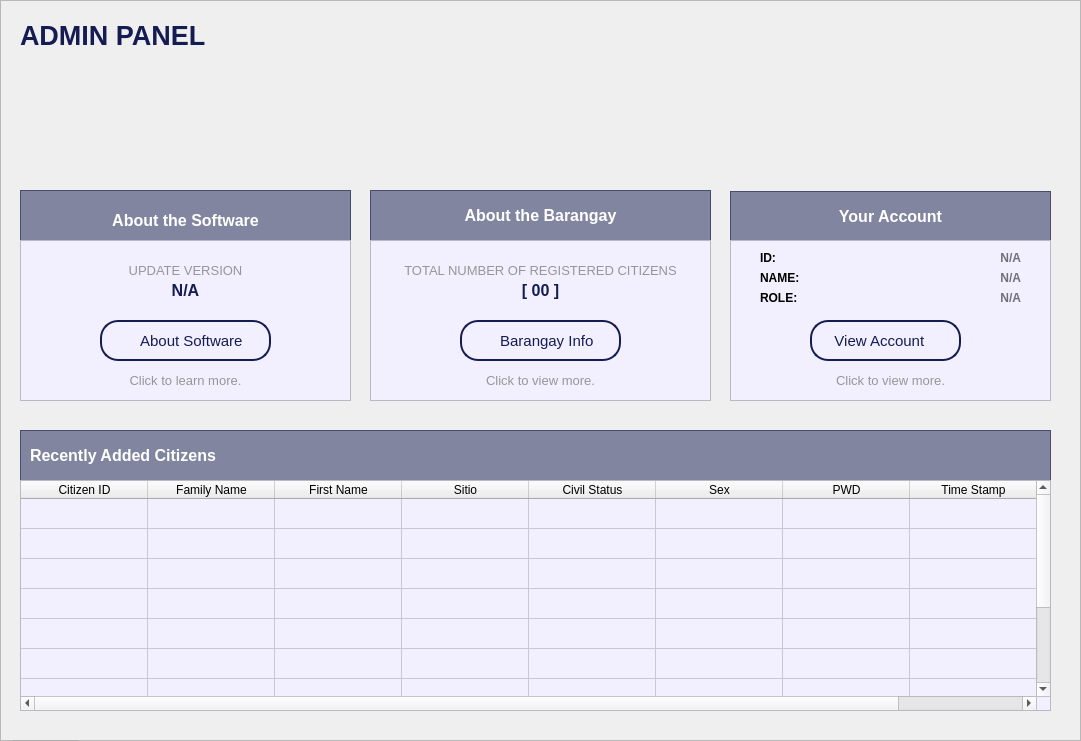
  <widget class="QFrame" name="baseBodyFrame">
   <property name="geometry">
    <rect>
     <x>250</x>
     <y>60</y>
     <width>1081</width>
     <height>741</height>
    </rect>
   </property>
   <property name="styleSheet">
    <string notr="true">#baseBodyFrame {
	background-color: #e7e2ff;
	border: none;
	border-radius: 10px;
}</string>
   </property>
   <property name="frameShape">
    <enum>QFrame::Shape::StyledPanel</enum>
   </property>
   <property name="frameShadow">
    <enum>QFrame::Shadow::Raised</enum>
   </property>
   <widget class="QPushButton" name="logout_buttonLogout_3">
    <property name="geometry">
     <rect>
      <x>10</x>
      <y>740</y>
      <width>71</width>
      <height>31</height>
     </rect>
    </property>
    <property name="font">
     <font>
      <family>Arial</family>
      <pointsize>8</pointsize>
      <bold>true</bold>
     </font>
    </property>
    <property name="cursor">
     <cursorShape>PointingHandCursor</cursorShape>
    </property>
    <property name="styleSheet">
     <string notr="true">#logout_buttonLogout {
    background-color: #bc1c1c;
    color: white;
    border-radius: 5px;
    padding: 10px; /* Optional: Adjusts spacing inside the button */
}
#logout_buttonLogout:hover {
    background-color: #d82020; /* Slightly lighter blue when hovered */
}
#logout_buttonLogout:pressed {
    background-color: #8c1515; /* Darker blue when clicked */
}</string>
    </property>
    <property name="text">
     <string>LOGOUT</string>
    </property>
   </widget>
   <widget class="QLabel" name="title_bodyDashboard">
    <property name="geometry">
     <rect>
      <x>20</x>
      <y>20</y>
      <width>381</width>
      <height>31</height>
     </rect>
    </property>
    <property name="font">
     <font>
      <family>Arial</family>
      <pointsize>20</pointsize>
      <bold>true</bold>
     </font>
    </property>
    <property name="styleSheet">
     <string notr="true">#title_bodyDashboard {
	background-color: transparent;
	color: #141c52;
}
</string>
    </property>
    <property name="text">
     <string>ADMIN PANEL</string>
    </property>
   </widget>
   <widget class="QTableWidget" name="table_recentlyAddedCitizensDashboard">
    <property name="geometry">
     <rect>
      <x>20</x>
      <y>480</y>
      <width>1031</width>
      <height>231</height>
     </rect>
    </property>
    <property name="styleSheet">
     <string notr="true">#table_recentlyAddedCitizensDashboard{
	background-color: #f2efff;
}</string>
    </property>
    <property name="showGrid">
     <bool>true</bool>
    </property>
    <property name="gridStyle">
     <enum>Qt::PenStyle::SolidLine</enum>
    </property>
    <property name="sortingEnabled">
     <bool>true</bool>
    </property>
    <property name="rowCount">
     <number>10</number>
    </property>
    <property name="columnCount">
     <number>8</number>
    </property>
    <attribute name="horizontalHeaderVisible">
     <bool>true</bool>
    </attribute>
    <attribute name="horizontalHeaderCascadingSectionResizes">
     <bool>false</bool>
    </attribute>
    <attribute name="horizontalHeaderMinimumSectionSize">
     <number>45</number>
    </attribute>
    <attribute name="horizontalHeaderDefaultSectionSize">
     <number>127</number>
    </attribute>
    <attribute name="verticalHeaderVisible">
     <bool>false</bool>
    </attribute>
    <attribute name="verticalHeaderHighlightSections">
     <bool>false</bool>
    </attribute>
    <attribute name="verticalHeaderStretchLastSection">
     <bool>true</bool>
    </attribute>
    <row/>
    <row/>
    <row/>
    <row/>
    <row/>
    <row/>
    <row/>
    <row/>
    <row/>
    <row/>
    <column>
     <property name="text">
      <string>Citizen ID</string>
     </property>
     <property name="font">
      <font>
       <family>Arial</family>
      </font>
     </property>
     <property name="background">
      <color>
       <red>59</red>
       <green>57</green>
       <blue>100</blue>
      </color>
     </property>
    </column>
    <column>
     <property name="text">
      <string>Family Name</string>
     </property>
     <property name="font">
      <font>
       <family>Arial</family>
      </font>
     </property>
     <property name="background">
      <color>
       <red>59</red>
       <green>57</green>
       <blue>100</blue>
      </color>
     </property>
    </column>
    <column>
     <property name="text">
      <string>First Name</string>
     </property>
     <property name="font">
      <font>
       <family>Arial</family>
      </font>
     </property>
     <property name="background">
      <color>
       <red>59</red>
       <green>57</green>
       <blue>100</blue>
      </color>
     </property>
    </column>
    <column>
     <property name="text">
      <string>Sitio</string>
     </property>
     <property name="font">
      <font>
       <family>Arial</family>
      </font>
     </property>
     <property name="background">
      <color>
       <red>59</red>
       <green>57</green>
       <blue>100</blue>
      </color>
     </property>
    </column>
    <column>
     <property name="text">
      <string>Civil Status</string>
     </property>
     <property name="font">
      <font>
       <family>Arial</family>
      </font>
     </property>
     <property name="background">
      <color>
       <red>59</red>
       <green>57</green>
       <blue>100</blue>
      </color>
     </property>
    </column>
    <column>
     <property name="text">
      <string>Sex</string>
     </property>
     <property name="font">
      <font>
       <family>Arial</family>
      </font>
     </property>
     <property name="background">
      <color>
       <red>59</red>
       <green>57</green>
       <blue>100</blue>
      </color>
     </property>
    </column>
    <column>
     <property name="text">
      <string>PWD</string>
     </property>
     <property name="font">
      <font>
       <family>Arial</family>
      </font>
     </property>
     <property name="background">
      <color>
       <red>59</red>
       <green>57</green>
       <blue>100</blue>
      </color>
     </property>
    </column>
    <column>
     <property name="text">
      <string>Time Stamp</string>
     </property>
     <property name="font">
      <font>
       <family>Arial</family>
      </font>
     </property>
     <property name="background">
      <color>
       <red>59</red>
       <green>57</green>
       <blue>100</blue>
      </color>
     </property>
    </column>
   </widget>
   <widget class="QFrame" name="table_titleFrameDashboard">
    <property name="geometry">
     <rect>
      <x>20</x>
      <y>430</y>
      <width>1031</width>
      <height>51</height>
     </rect>
    </property>
    <property name="styleSheet">
     <string notr="true">#table_titleFrameDashboard{
	background-color: rgba(20, 28, 82, 128)
}
</string>
    </property>
    <property name="frameShape">
     <enum>QFrame::Shape::StyledPanel</enum>
    </property>
    <property name="frameShadow">
     <enum>QFrame::Shadow::Raised</enum>
    </property>
    <widget class="QLabel" name="label_tableTitleDashboard">
     <property name="geometry">
      <rect>
       <x>10</x>
       <y>0</y>
       <width>191</width>
       <height>51</height>
      </rect>
     </property>
     <property name="font">
      <font>
       <family>Arial</family>
       <pointsize>12</pointsize>
       <bold>true</bold>
      </font>
     </property>
     <property name="styleSheet">
      <string notr="true">#label_tableTitleDashboard {
	background-color: transparent;
	color: #FFFFFF;
}
</string>
     </property>
     <property name="text">
      <string>Recently Added Citizens</string>
     </property>
    </widget>
   </widget>
   <widget class="QFrame" name="frame_staffAccountInformationDashboard">
    <property name="geometry">
     <rect>
      <x>730</x>
      <y>240</y>
      <width>321</width>
      <height>161</height>
     </rect>
    </property>
    <property name="styleSheet">
     <string notr="true">#frame_staffAccountInformationDashboard{
	background-color: #f2efff;
}</string>
    </property>
    <property name="frameShape">
     <enum>QFrame::Shape::StyledPanel</enum>
    </property>
    <property name="frameShadow">
     <enum>QFrame::Shadow::Raised</enum>
    </property>
    <widget class="QLabel" name="label_empIDAccInfo">
     <property name="geometry">
      <rect>
       <x>30</x>
       <y>10</y>
       <width>131</width>
       <height>16</height>
      </rect>
     </property>
     <property name="font">
      <font>
       <family>Arial</family>
       <pointsize>9</pointsize>
       <bold>true</bold>
      </font>
     </property>
     <property name="styleSheet">
      <string notr="true">#label_empIDAccInfo{
	color: #000000;
}</string>
     </property>
     <property name="text">
      <string>ID:</string>
     </property>
    </widget>
    <widget class="QLabel" name="label_empNameAccInfo">
     <property name="geometry">
      <rect>
       <x>30</x>
       <y>30</y>
       <width>131</width>
       <height>16</height>
      </rect>
     </property>
     <property name="font">
      <font>
       <family>Arial</family>
       <pointsize>9</pointsize>
       <bold>true</bold>
      </font>
     </property>
     <property name="styleSheet">
      <string notr="true">#label_empNameAccInfo{
	color: #000000;
}</string>
     </property>
     <property name="text">
      <string>NAME:</string>
     </property>
    </widget>
    <widget class="QLabel" name="label_empAccessAccInfo">
     <property name="geometry">
      <rect>
       <x>30</x>
       <y>50</y>
       <width>131</width>
       <height>16</height>
      </rect>
     </property>
     <property name="font">
      <font>
       <family>Arial</family>
       <pointsize>9</pointsize>
       <bold>true</bold>
      </font>
     </property>
     <property name="styleSheet">
      <string notr="true">#label_empAccessAccInfo{
	color: #000000;
}</string>
     </property>
     <property name="text">
      <string>ROLE:</string>
     </property>
    </widget>
    <widget class="QLabel" name="data_empAccessAccInfo">
     <property name="geometry">
      <rect>
       <x>160</x>
       <y>50</y>
       <width>131</width>
       <height>16</height>
      </rect>
     </property>
     <property name="font">
      <font>
       <family>Arial</family>
       <pointsize>9</pointsize>
       <bold>true</bold>
      </font>
     </property>
     <property name="styleSheet">
      <string notr="true">#data_empAccessAccInfo{
	color: #707078;
}</string>
     </property>
     <property name="text">
      <string>N/A</string>
     </property>
     <property name="alignment">
      <set>Qt::AlignmentFlag::AlignRight|Qt::AlignmentFlag::AlignTrailing|Qt::AlignmentFlag::AlignVCenter</set>
     </property>
    </widget>
    <widget class="QLabel" name="data_empNameAccInfo">
     <property name="geometry">
      <rect>
       <x>160</x>
       <y>30</y>
       <width>131</width>
       <height>16</height>
      </rect>
     </property>
     <property name="font">
      <font>
       <family>Arial</family>
       <pointsize>9</pointsize>
       <bold>true</bold>
      </font>
     </property>
     <property name="styleSheet">
      <string notr="true">#data_empNameAccInfo{
	color: #707078;
}</string>
     </property>
     <property name="text">
      <string>N/A</string>
     </property>
     <property name="alignment">
      <set>Qt::AlignmentFlag::AlignRight|Qt::AlignmentFlag::AlignTrailing|Qt::AlignmentFlag::AlignVCenter</set>
     </property>
    </widget>
    <widget class="QLabel" name="data_empIDAccInfo">
     <property name="geometry">
      <rect>
       <x>160</x>
       <y>10</y>
       <width>131</width>
       <height>16</height>
      </rect>
     </property>
     <property name="font">
      <font>
       <family>Arial</family>
       <pointsize>9</pointsize>
       <bold>true</bold>
      </font>
     </property>
     <property name="styleSheet">
      <string notr="true">#data_empIDAccInfo{
	color: #707078;
}</string>
     </property>
     <property name="text">
      <string>N/A</string>
     </property>
     <property name="alignment">
      <set>Qt::AlignmentFlag::AlignRight|Qt::AlignmentFlag::AlignTrailing|Qt::AlignmentFlag::AlignVCenter</set>
     </property>
    </widget>
    <widget class="QLabel" name="label_info">
     <property name="geometry">
      <rect>
       <x>0</x>
       <y>130</y>
       <width>321</width>
       <height>21</height>
      </rect>
     </property>
     <property name="font">
      <font>
       <family>Arial</family>
       <pointsize>10</pointsize>
      </font>
     </property>
     <property name="styleSheet">
      <string notr="true">#label_info{
	color: #969696;
}</string>
     </property>
     <property name="text">
      <string>Click to view more.</string>
     </property>
     <property name="alignment">
      <set>Qt::AlignmentFlag::AlignCenter</set>
     </property>
    </widget>
    <widget class="QPushButton" name="acc_buttonYourAccount">
     <property name="geometry">
      <rect>
       <x>80</x>
       <y>80</y>
       <width>151</width>
       <height>41</height>
      </rect>
     </property>
     <property name="font">
      <font>
       <family>Arial</family>
       <pointsize>11</pointsize>
      </font>
     </property>
     <property name="cursor">
      <cursorShape>PointingHandCursor</cursorShape>
     </property>
     <property name="styleSheet">
      <string notr="true">#acc_buttonYourAccount {
    background-color: #f2efff;
    color: #141c52;
	border: 2px solid #141c52; 
	border-radius: 18px;
	text-align: left;
    padding: 10px; /* Optional: Adjusts spacing inside the button */
}
#acc_buttonYourAccount:hover {
    background-color: #fdfdff; /* Slightly lighter blue when hovered */
}
#acc_buttonYourAccount:pressed {
    background-color: #e7e5f4; /* Darker blue when clicked */
}

</string>
     </property>
     <property name="text">
      <string>   View Account</string>
     </property>
     <property name="icon">
      <iconset>
       <normaloff>../../Assets/Icons/icon_myprofile.svg</normaloff>../../Assets/Icons/icon_myprofile.svg</iconset>
     </property>
     <property name="iconSize">
      <size>
       <width>20</width>
       <height>20</height>
      </size>
     </property>
     <property name="shortcut">
      <string/>
     </property>
    </widget>
   </widget>
   <widget class="QFrame" name="frame_titleStaffAccountInfoDashboard">
    <property name="geometry">
     <rect>
      <x>730</x>
      <y>191</y>
      <width>321</width>
      <height>51</height>
     </rect>
    </property>
    <property name="styleSheet">
     <string notr="true">#frame_titleStaffAccountInfoDashboard{
	background-color: rgba(20, 28, 82, 128)
}
</string>
    </property>
    <property name="frameShape">
     <enum>QFrame::Shape::StyledPanel</enum>
    </property>
    <property name="frameShadow">
     <enum>QFrame::Shadow::Raised</enum>
    </property>
    <widget class="QLabel" name="label_frameTitleDashboard">
     <property name="geometry">
      <rect>
       <x>0</x>
       <y>0</y>
       <width>321</width>
       <height>51</height>
      </rect>
     </property>
     <property name="font">
      <font>
       <family>Arial</family>
       <pointsize>12</pointsize>
       <bold>true</bold>
      </font>
     </property>
     <property name="styleSheet">
      <string notr="true">#label_frameTitleDashboard {
	background-color: transparent;
	color: #FFFFFF;
}
</string>
     </property>
     <property name="text">
      <string>Your Account</string>
     </property>
     <property name="alignment">
      <set>Qt::AlignmentFlag::AlignCenter</set>
     </property>
    </widget>
   </widget>
   <widget class="QFrame" name="dashboard_frameAboutSoftware">
    <property name="geometry">
     <rect>
      <x>20</x>
      <y>240</y>
      <width>331</width>
      <height>161</height>
     </rect>
    </property>
    <property name="styleSheet">
     <string notr="true">#dashboard_frameAboutSoftware{
	background-color: #f2efff;
}</string>
    </property>
    <property name="frameShape">
     <enum>QFrame::Shape::StyledPanel</enum>
    </property>
    <property name="frameShadow">
     <enum>QFrame::Shadow::Raised</enum>
    </property>
    <widget class="QLabel" name="label_infoManual">
     <property name="geometry">
      <rect>
       <x>0</x>
       <y>130</y>
       <width>331</width>
       <height>20</height>
      </rect>
     </property>
     <property name="font">
      <font>
       <family>Arial</family>
       <pointsize>10</pointsize>
      </font>
     </property>
     <property name="styleSheet">
      <string notr="true">#label_infoManual{
	color: #969696;
}</string>
     </property>
     <property name="text">
      <string>Click to learn more.</string>
     </property>
     <property name="alignment">
      <set>Qt::AlignmentFlag::AlignCenter</set>
     </property>
    </widget>
    <widget class="QPushButton" name="dashboard_buttonAboutSoftware">
     <property name="geometry">
      <rect>
       <x>80</x>
       <y>80</y>
       <width>171</width>
       <height>41</height>
      </rect>
     </property>
     <property name="font">
      <font>
       <family>Arial</family>
       <pointsize>11</pointsize>
      </font>
     </property>
     <property name="cursor">
      <cursorShape>PointingHandCursor</cursorShape>
     </property>
     <property name="styleSheet">
      <string notr="true">#dashboard_buttonAboutSoftware {
    background-color: #f2efff;
    color: #141c52;
	border: 2px solid #141c52; 
	border-radius: 18px;
	text-align: center;
    padding: 10px; /* Optional: Adjusts spacing inside the button */
}
#dashboard_buttonAboutSoftware:hover {
    background-color: #fdfdff; /* Slightly lighter blue when hovered */
}
#dashboard_buttonAboutSoftware:pressed {
    background-color: #e7e5f4; /* Darker blue when clicked */
}

</string>
     </property>
     <property name="text">
      <string>   About Software</string>
     </property>
     <property name="icon">
      <iconset>
       <normaloff>../../Assets/Icons/icon_aboutsoftware.svg</normaloff>../../Assets/Icons/icon_aboutsoftware.svg</iconset>
     </property>
     <property name="iconSize">
      <size>
       <width>22</width>
       <height>22</height>
      </size>
     </property>
     <property name="shortcut">
      <string/>
     </property>
    </widget>
    <widget class="QLabel" name="label_infoUpdateVersion">
     <property name="geometry">
      <rect>
       <x>0</x>
       <y>20</y>
       <width>331</width>
       <height>20</height>
      </rect>
     </property>
     <property name="font">
      <font>
       <family>Arial</family>
       <pointsize>10</pointsize>
      </font>
     </property>
     <property name="styleSheet">
      <string notr="true">#label_infoUpdateVersion{
	color: #969696;
}</string>
     </property>
     <property name="text">
      <string>UPDATE VERSION</string>
     </property>
     <property name="alignment">
      <set>Qt::AlignmentFlag::AlignCenter</set>
     </property>
    </widget>
    <widget class="QLabel" name="label_UpdateVersion">
     <property name="geometry">
      <rect>
       <x>0</x>
       <y>40</y>
       <width>331</width>
       <height>20</height>
      </rect>
     </property>
     <property name="font">
      <font>
       <family>Arial</family>
       <pointsize>12</pointsize>
       <bold>true</bold>
      </font>
     </property>
     <property name="styleSheet">
      <string notr="true">#label_UpdateVersion{
	color: #141c52;
}</string>
     </property>
     <property name="text">
      <string>N/A</string>
     </property>
     <property name="alignment">
      <set>Qt::AlignmentFlag::AlignCenter</set>
     </property>
    </widget>
   </widget>
   <widget class="QLabel" name="label_frameTitleAboutSoftware">
    <property name="geometry">
     <rect>
      <x>20</x>
      <y>200</y>
      <width>331</width>
      <height>41</height>
     </rect>
    </property>
    <property name="font">
     <font>
      <family>Arial</family>
      <pointsize>12</pointsize>
      <bold>true</bold>
     </font>
    </property>
    <property name="styleSheet">
     <string notr="true">#label_frameTitleAboutSoftware {
	background-color: transparent;
	color: #FFFFFF;
}
</string>
    </property>
    <property name="text">
     <string>About the Software</string>
    </property>
    <property name="alignment">
     <set>Qt::AlignmentFlag::AlignCenter</set>
    </property>
   </widget>
   <widget class="QFrame" name="dashboard_frameAboutBarangay">
    <property name="geometry">
     <rect>
      <x>370</x>
      <y>240</y>
      <width>341</width>
      <height>161</height>
     </rect>
    </property>
    <property name="styleSheet">
     <string notr="true">#dashboard_frameAboutBarangay{
	background-color: #f2efff;
}</string>
    </property>
    <property name="frameShape">
     <enum>QFrame::Shape::StyledPanel</enum>
    </property>
    <property name="frameShadow">
     <enum>QFrame::Shadow::Raised</enum>
    </property>
    <widget class="QPushButton" name="dashboard_buttonBarangayInfo">
     <property name="geometry">
      <rect>
       <x>90</x>
       <y>80</y>
       <width>161</width>
       <height>41</height>
      </rect>
     </property>
     <property name="font">
      <font>
       <family>Arial</family>
       <pointsize>11</pointsize>
      </font>
     </property>
     <property name="cursor">
      <cursorShape>PointingHandCursor</cursorShape>
     </property>
     <property name="styleSheet">
      <string notr="true">#dashboard_buttonBarangayInfo {
    background-color: #f2efff;
    color: #141c52;
	border: 2px solid #141c52; 
	border-radius: 18px;
	text-align: center;
    padding: 10px; /* Optional: Adjusts spacing inside the button */
}
#dashboard_buttonBarangayInfo:hover {
    background-color: #fdfdff; /* Slightly lighter blue when hovered */
}
#dashboard_buttonBarangayInfo:pressed {
    background-color: #e7e5f4; /* Darker blue when clicked */
}

</string>
     </property>
     <property name="text">
      <string>   Barangay Info</string>
     </property>
     <property name="icon">
      <iconset>
       <normaloff>../../Assets/Icons/icon_brgyinfo.svg</normaloff>../../Assets/Icons/icon_brgyinfo.svg</iconset>
     </property>
     <property name="iconSize">
      <size>
       <width>20</width>
       <height>20</height>
      </size>
     </property>
     <property name="shortcut">
      <string/>
     </property>
    </widget>
    <widget class="QLabel" name="label_infoBarangay">
     <property name="geometry">
      <rect>
       <x>0</x>
       <y>130</y>
       <width>341</width>
       <height>20</height>
      </rect>
     </property>
     <property name="font">
      <font>
       <family>Arial</family>
       <pointsize>10</pointsize>
      </font>
     </property>
     <property name="styleSheet">
      <string notr="true">#label_infoBarangay{
	color: #969696;
}</string>
     </property>
     <property name="text">
      <string>Click to view more.</string>
     </property>
     <property name="alignment">
      <set>Qt::AlignmentFlag::AlignCenter</set>
     </property>
    </widget>
    <widget class="QLabel" name="label_infoTotalNumberRegisteredCitizen">
     <property name="geometry">
      <rect>
       <x>0</x>
       <y>20</y>
       <width>341</width>
       <height>20</height>
      </rect>
     </property>
     <property name="font">
      <font>
       <family>Arial</family>
       <pointsize>10</pointsize>
      </font>
     </property>
     <property name="styleSheet">
      <string notr="true">#label_infoTotalNumberRegisteredCitizen{
	color: #969696;
}</string>
     </property>
     <property name="text">
      <string>TOTAL NUMBER OF REGISTERED CITIZENS</string>
     </property>
     <property name="alignment">
      <set>Qt::AlignmentFlag::AlignCenter</set>
     </property>
    </widget>
    <widget class="QLabel" name="label_TotalNumberRegisteredCitizen">
     <property name="geometry">
      <rect>
       <x>0</x>
       <y>40</y>
       <width>341</width>
       <height>20</height>
      </rect>
     </property>
     <property name="font">
      <font>
       <family>Arial</family>
       <pointsize>12</pointsize>
       <bold>true</bold>
      </font>
     </property>
     <property name="styleSheet">
      <string notr="true">#label_TotalNumberRegisteredCitizen{
	color: #141c52;
}</string>
     </property>
     <property name="text">
      <string>[ 00 ]</string>
     </property>
     <property name="alignment">
      <set>Qt::AlignmentFlag::AlignCenter</set>
     </property>
    </widget>
   </widget>
   <widget class="QFrame" name="table_FrameAboutSoftware">
    <property name="geometry">
     <rect>
      <x>20</x>
      <y>190</y>
      <width>331</width>
      <height>51</height>
     </rect>
    </property>
    <property name="styleSheet">
     <string notr="true">#table_FrameAboutSoftware{
	background-color: rgba(20, 28, 82, 128)
}
</string>
    </property>
    <property name="frameShape">
     <enum>QFrame::Shape::StyledPanel</enum>
    </property>
    <property name="frameShadow">
     <enum>QFrame::Shadow::Raised</enum>
    </property>
   </widget>
   <widget class="QFrame" name="table_FrameAboutBarangay">
    <property name="geometry">
     <rect>
      <x>370</x>
      <y>190</y>
      <width>341</width>
      <height>51</height>
     </rect>
    </property>
    <property name="styleSheet">
     <string notr="true">#table_FrameAboutBarangay{
	background-color: rgba(20, 28, 82, 128)
}
</string>
    </property>
    <property name="frameShape">
     <enum>QFrame::Shape::StyledPanel</enum>
    </property>
    <property name="frameShadow">
     <enum>QFrame::Shadow::Raised</enum>
    </property>
    <widget class="QLabel" name="label_frameTitleDashboard_3">
     <property name="geometry">
      <rect>
       <x>0</x>
       <y>0</y>
       <width>341</width>
       <height>51</height>
      </rect>
     </property>
     <property name="font">
      <font>
       <family>Arial</family>
       <pointsize>12</pointsize>
       <bold>true</bold>
      </font>
     </property>
     <property name="styleSheet">
      <string notr="true">#label_frameTitleDashboard_3 {
	background-color: transparent;
	color: #FFFFFF;
}
</string>
     </property>
     <property name="text">
      <string>About the Barangay</string>
     </property>
     <property name="alignment">
      <set>Qt::AlignmentFlag::AlignCenter</set>
     </property>
    </widget>
   </widget>
   <zorder>table_FrameAboutBarangay</zorder>
   <zorder>table_FrameAboutSoftware</zorder>
   <zorder>table_titleFrameDashboard</zorder>
   <zorder>logout_buttonLogout_3</zorder>
   <zorder>title_bodyDashboard</zorder>
   <zorder>table_recentlyAddedCitizensDashboard</zorder>
   <zorder>frame_titleStaffAccountInfoDashboard</zorder>
   <zorder>frame_staffAccountInformationDashboard</zorder>
   <zorder>dashboard_frameAboutSoftware</zorder>
   <zorder>label_frameTitleAboutSoftware</zorder>
   <zorder>dashboard_frameAboutBarangay</zorder>
  </widget>
